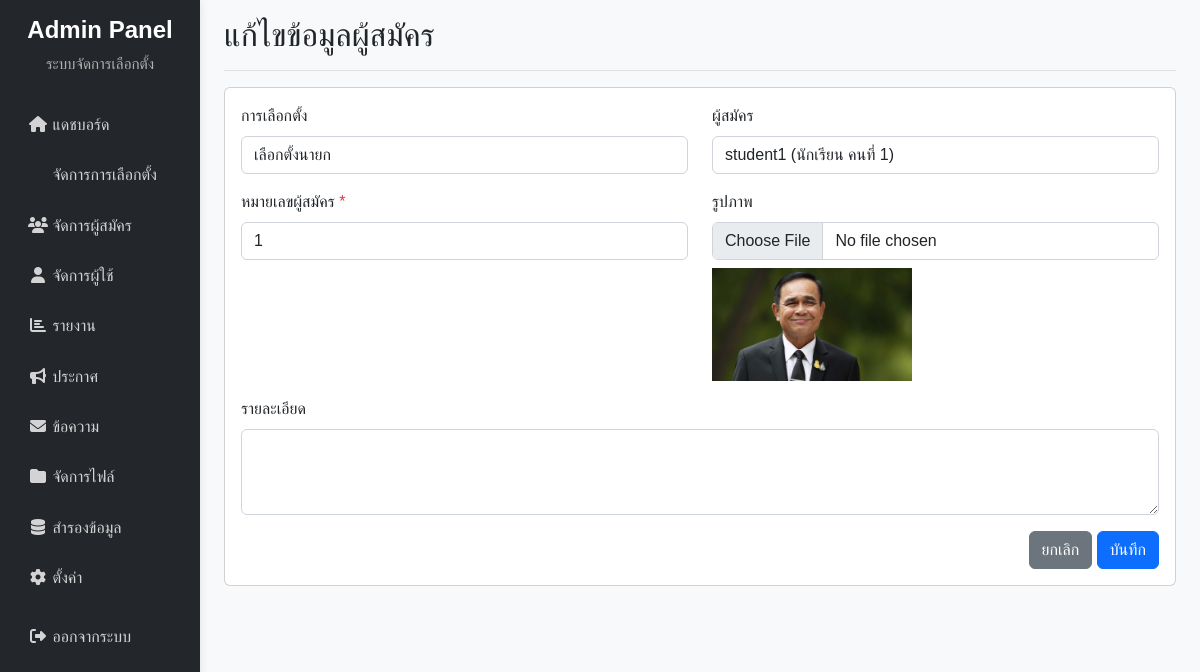
The app's page /admin/pages/candidate_edit.php?id=11 with its own data.
### tables this page shows
CREATE TABLE `candidates` (
  `candidate_id` int(11) NOT NULL,
  `vote_id` int(11) NOT NULL,
  `user_id` int(11) NOT NULL,
  `candidate_number` int(11) NOT NULL,
  `description` text DEFAULT NULL,
  `image_path` varchar(255) DEFAULT NULL,
  `vote_count` int(11) DEFAULT 0,
  `created_at` timestamp NOT NULL DEFAULT current_timestamp()
);

CREATE TABLE `voting` (
  `vote_id` int(11) NOT NULL,
  `vote_name` varchar(255) NOT NULL,
  `description` text DEFAULT NULL,
  `date` date NOT NULL,
  `start_time` time NOT NULL,
  `end_time` time NOT NULL,
  `status` enum('draft','active','completed','cancelled') DEFAULT 'draft',
  `total_votes` int(11) DEFAULT 0,
  `created_by` int(11) NOT NULL,
  `created_at` timestamp NOT NULL DEFAULT current_timestamp(),
  `updated_at` timestamp NOT NULL DEFAULT current_timestamp() ON UPDATE current_timestamp()
);

CREATE TABLE `users` (
  `id` int(11) NOT NULL,
  `username` varchar(50) NOT NULL,
  `password` varchar(255) NOT NULL,
  `fullname` varchar(100) NOT NULL,
  `email` varchar(100) NOT NULL,
  `role_id` int(11) NOT NULL DEFAULT 2,
  `status` enum('active','inactive') DEFAULT 'active',
  `created_at` timestamp NOT NULL DEFAULT current_timestamp(),
  `updated_at` timestamp NOT NULL DEFAULT current_timestamp() ON UPDATE current_timestamp()
);

### admin/pages/candidate_edit.php (the view, shortened to what this page needs)
<?php
$objCon = connectDB();
$id = mysqli_real_escape_string($objCon, $_GET['id']);
$sql = "SELECT c.*, v.vote_name, v.date, u.username, u.fullname
        FROM candidates c
        LEFT JOIN voting v ON c.vote_id = v.vote_id
        LEFT JOIN users u ON c.user_id = u.id
        WHERE c.candidate_id = '$id'";
$result = mysqli_query($objCon, $sql);
$candidate = mysqli_fetch_assoc($result);
?>
<!DOCTYPE html>
<html lang="th">
<head>
    <link href="../../bootstrap523/css/bootstrap.min.css" rel="stylesheet">
    <link rel="stylesheet" href="https://cdnjs.cloudflare.com/ajax/libs/font-awesome/6.4.0/css/all.min.css">
</head>
<body>
<div class="container-fluid">
    <div class="row">
        <?php include_once("../includes/sidebar.php"); ?>
        <main class="col-md-9 ms-sm-auto col-lg-10 px-md-4">
            <div class="d-flex justify-content-between flex-wrap flex-md-nowrap align-items-center pt-3 pb-2 mb-3 border-bottom">
                <h1 class="h2">แก้ไขข้อมูลผู้สมัคร</h1>
            </div>
            <div class="card">
                <div class="card-body">
                    <form method="POST" action="" enctype="multipart/form-data">
                        <div class="row">
                            <div class="col-md-6 mb-3">
                                <label class="form-label">การเลือกตั้ง</label>
                                <input type="text" class="form-control" value="<?php echo htmlspecialchars($candidate['vote_name']); ?>" readonly>
                            </div>
                            <div class="col-md-6 mb-3">
                                <label class="form-label">ผู้สมัคร</label>
                                <input type="text" class="form-control"
                                       value="<?php echo htmlspecialchars($candidate['username']); ?><?php echo !empty($candidate['fullname']) ? ' (' . htmlspecialchars($candidate['fullname']) . ')' : ''; ?>"
                                       readonly>
                            </div>
                        </div>
                        <div class="row">
                            <div class="col-md-6 mb-3">
                                <label for="candidate_number" class="form-label">หมายเลขผู้สมัคร <span class="text-danger">*</span></label>
                                <input type="number" class="form-control" id="candidate_number" name="candidate_number" required min="1"
                                       value="<?php echo htmlspecialchars($candidate['candidate_number']); ?>">
                            </div>
                            <div class="col-md-6 mb-3">
                                <label for="image" class="form-label">รูปภาพ</label>
                                <input type="file" class="form-control" id="image" name="image" accept="image/*" onchange="previewImage(this);">
                                <div class="mt-2">
                                    <?php if (!empty($candidate['image_path'])): ?>
                                        <img src="../../<?php echo htmlspecialchars($candidate['image_path']); ?>"
                                             alt="รูปผู้สมัคร" class="preview-image" id="preview">
                                    <?php else: ?>
                                        <img id="preview" class="preview-image d-none">
                                    <?php endif; ?>
                                </div>
                            </div>
                        </div>
                        <div class="mb-3">
                            <label for="description" class="form-label">รายละเอียด</label>
                            <textarea class="form-control" id="description" name="description" rows="3"><?php echo htmlspecialchars($candidate['description']); ?></textarea>
                        </div>
                        <div class="text-end">
                            <a href="candidates.php" class="btn btn-secondary">ยกเลิก</a>
                            <button type="submit" class="btn btn-primary">บันทึก</button>
                        </div>
                    </form>
                </div>
            </div>
        </main>
    </div>
</div>
</body>
</html>

### admin/pages/candidate_edit.php (style rules this page uses)
body { font-family: 'Kanit', sans-serif; background-color: #f8f9fa; }
.preview-image { max-width: 200px; max-height: 200px; object-fit: cover; }

### records on screen
candidates: vote.vote_name "เลือกตั้งนายก", user.fullname "student1 (นักเรียน คนที่ 1)", candidate_number "1", image_path (picture)
